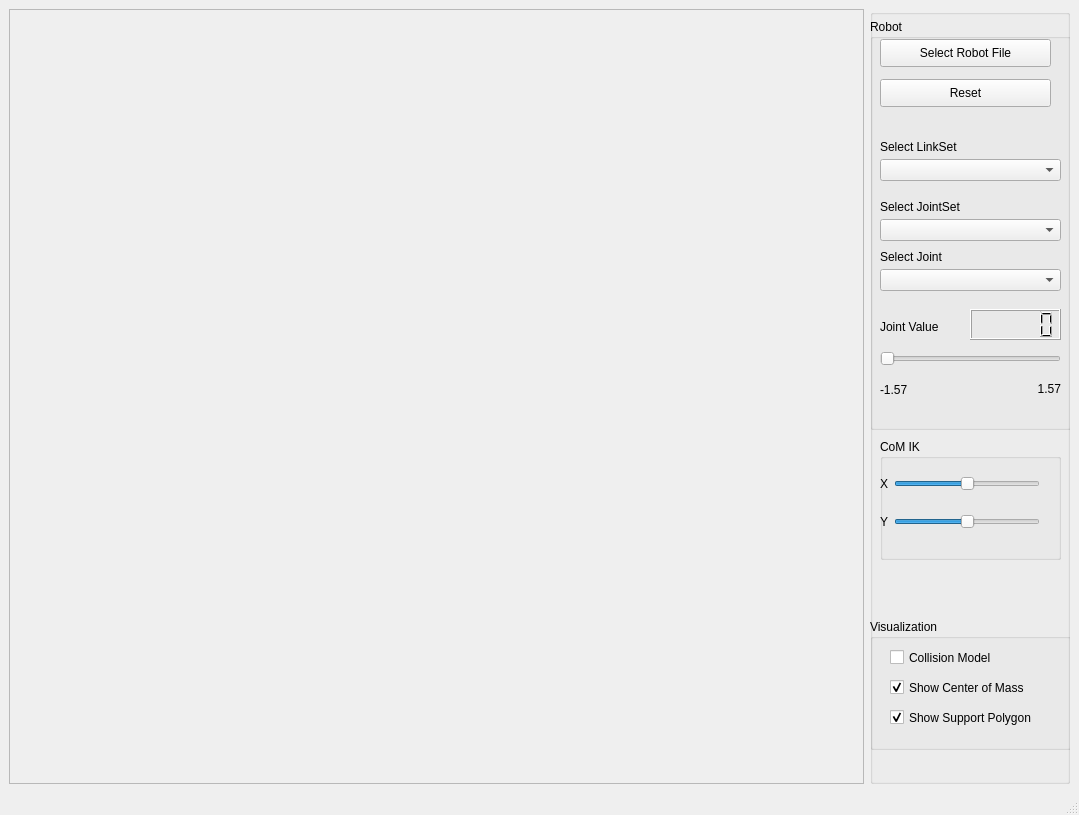
<?xml version="1.0" encoding="UTF-8"?>
<ui version="4.0">
 <class>MainWindowStability</class>
 <widget class="QMainWindow" name="MainWindowStability">
  <property name="geometry">
   <rect>
    <x>0</x>
    <y>0</y>
    <width>1079</width>
    <height>815</height>
   </rect>
  </property>
  <property name="windowTitle">
   <string> VirtualRobot - Stability Demo</string>
  </property>
  <widget class="QWidget" name="centralwidget">
   <layout class="QGridLayout" name="gridLayout">
    <item row="0" column="0">
     <widget class="QFrame" name="frameViewer">
      <property name="frameShape">
       <enum>QFrame::StyledPanel</enum>
      </property>
      <property name="frameShadow">
       <enum>QFrame::Raised</enum>
      </property>
     </widget>
    </item>
    <item row="0" column="1">
     <widget class="QGroupBox" name="groupBox">
      <property name="maximumSize">
       <size>
        <width>200</width>
        <height>16777215</height>
       </size>
      </property>
      <property name="title">
       <string/>
      </property>
      <widget class="QGroupBox" name="groupBox_3">
       <property name="geometry">
        <rect>
         <x>0</x>
         <y>610</y>
         <width>201</width>
         <height>131</height>
        </rect>
       </property>
       <property name="title">
        <string>Visualization</string>
       </property>
       <widget class="QCheckBox" name="checkBoxColModel">
        <property name="geometry">
         <rect>
          <x>20</x>
          <y>30</y>
          <width>131</width>
          <height>17</height>
         </rect>
        </property>
        <property name="text">
         <string>Collision Model</string>
        </property>
       </widget>
       <widget class="QCheckBox" name="checkBoxCoM">
        <property name="geometry">
         <rect>
          <x>20</x>
          <y>60</y>
          <width>171</width>
          <height>17</height>
         </rect>
        </property>
        <property name="text">
         <string>Show Center of Mass</string>
        </property>
        <property name="checked">
         <bool>true</bool>
        </property>
       </widget>
       <widget class="QCheckBox" name="checkBoxSupportPolygon">
        <property name="geometry">
         <rect>
          <x>20</x>
          <y>90</y>
          <width>191</width>
          <height>17</height>
         </rect>
        </property>
        <property name="text">
         <string>Show Support Polygon</string>
        </property>
        <property name="checked">
         <bool>true</bool>
        </property>
       </widget>
      </widget>
      <widget class="QGroupBox" name="groupBox_4">
       <property name="geometry">
        <rect>
         <x>0</x>
         <y>10</y>
         <width>201</width>
         <height>411</height>
        </rect>
       </property>
       <property name="title">
        <string>Robot</string>
       </property>
       <widget class="QComboBox" name="comboBoxJoint">
        <property name="geometry">
         <rect>
          <x>10</x>
          <y>250</y>
          <width>181</width>
          <height>22</height>
         </rect>
        </property>
       </widget>
       <widget class="QLabel" name="label_4">
        <property name="geometry">
         <rect>
          <x>10</x>
          <y>230</y>
          <width>131</width>
          <height>16</height>
         </rect>
        </property>
        <property name="text">
         <string>Select Joint</string>
        </property>
       </widget>
       <widget class="QPushButton" name="pushButtonReset">
        <property name="geometry">
         <rect>
          <x>10</x>
          <y>60</y>
          <width>171</width>
          <height>28</height>
         </rect>
        </property>
        <property name="text">
         <string>Reset</string>
        </property>
       </widget>
       <widget class="QPushButton" name="pushButtonLoad">
        <property name="geometry">
         <rect>
          <x>10</x>
          <y>20</y>
          <width>171</width>
          <height>28</height>
         </rect>
        </property>
        <property name="text">
         <string>Select Robot File</string>
        </property>
       </widget>
       <widget class="QLCDNumber" name="lcdNumberJointValue">
        <property name="geometry">
         <rect>
          <x>100</x>
          <y>290</y>
          <width>91</width>
          <height>31</height>
         </rect>
        </property>
        <property name="smallDecimalPoint">
         <bool>true</bool>
        </property>
        <property name="digitCount">
         <number>5</number>
        </property>
        <property name="value" stdset="0">
         <double>0.000000000000000</double>
        </property>
       </widget>
       <widget class="QLabel" name="label_2">
        <property name="geometry">
         <rect>
          <x>10</x>
          <y>300</y>
          <width>81</width>
          <height>16</height>
         </rect>
        </property>
        <property name="text">
         <string>Joint Value</string>
        </property>
       </widget>
       <widget class="QComboBox" name="comboBoxJointSet">
        <property name="geometry">
         <rect>
          <x>10</x>
          <y>200</y>
          <width>181</width>
          <height>22</height>
         </rect>
        </property>
       </widget>
       <widget class="QLabel" name="label_5">
        <property name="geometry">
         <rect>
          <x>10</x>
          <y>180</y>
          <width>161</width>
          <height>16</height>
         </rect>
        </property>
        <property name="text">
         <string>Select JointSet</string>
        </property>
       </widget>
       <widget class="QSlider" name="horizontalSliderPos">
        <property name="geometry">
         <rect>
          <x>10</x>
          <y>330</y>
          <width>181</width>
          <height>20</height>
         </rect>
        </property>
        <property name="maximum">
         <number>1000</number>
        </property>
        <property name="pageStep">
         <number>50</number>
        </property>
        <property name="orientation">
         <enum>Qt::Horizontal</enum>
        </property>
       </widget>
       <widget class="QLabel" name="labelMinPos">
        <property name="geometry">
         <rect>
          <x>10</x>
          <y>360</y>
          <width>91</width>
          <height>21</height>
         </rect>
        </property>
        <property name="text">
         <string>-1.57</string>
        </property>
       </widget>
       <widget class="QLabel" name="labelMaxPos">
        <property name="geometry">
         <rect>
          <x>110</x>
          <y>360</y>
          <width>81</width>
          <height>20</height>
         </rect>
        </property>
        <property name="layoutDirection">
         <enum>Qt::LeftToRight</enum>
        </property>
        <property name="text">
         <string>1.57</string>
        </property>
        <property name="alignment">
         <set>Qt::AlignRight|Qt::AlignTrailing|Qt::AlignVCenter</set>
        </property>
       </widget>
       <widget class="QLabel" name="label_6">
        <property name="geometry">
         <rect>
          <x>10</x>
          <y>120</y>
          <width>161</width>
          <height>16</height>
         </rect>
        </property>
        <property name="text">
         <string>Select LinkSet</string>
        </property>
       </widget>
       <widget class="QComboBox" name="comboBoxLinkSet">
        <property name="geometry">
         <rect>
          <x>10</x>
          <y>140</y>
          <width>181</width>
          <height>22</height>
         </rect>
        </property>
       </widget>
      </widget>
      <widget class="QGroupBox" name="groupBox_2">
       <property name="geometry">
        <rect>
         <x>10</x>
         <y>430</y>
         <width>181</width>
         <height>121</height>
        </rect>
       </property>
       <property name="title">
        <string>CoM IK</string>
       </property>
       <widget class="QWidget" name="verticalLayoutWidget">
        <property name="geometry">
         <rect>
          <x>0</x>
          <y>20</y>
          <width>160</width>
          <height>88</height>
         </rect>
        </property>
        <layout class="QVBoxLayout" name="verticalLayout">
         <item>
          <layout class="QHBoxLayout" name="horizontalLayout">
           <item>
            <widget class="QLabel" name="label">
             <property name="text">
              <string>X</string>
             </property>
            </widget>
           </item>
           <item>
            <widget class="QSlider" name="sliderX">
             <property name="minimum">
              <number>-400</number>
             </property>
             <property name="maximum">
              <number>400</number>
             </property>
             <property name="singleStep">
              <number>10</number>
             </property>
             <property name="orientation">
              <enum>Qt::Horizontal</enum>
             </property>
             <property name="tickPosition">
              <enum>QSlider::NoTicks</enum>
             </property>
            </widget>
           </item>
          </layout>
         </item>
         <item>
          <layout class="QHBoxLayout" name="horizontalLayout_2">
           <item>
            <widget class="QLabel" name="label_3">
             <property name="text">
              <string>Y</string>
             </property>
            </widget>
           </item>
           <item>
            <widget class="QSlider" name="sliderY">
             <property name="minimum">
              <number>-400</number>
             </property>
             <property name="maximum">
              <number>400</number>
             </property>
             <property name="singleStep">
              <number>10</number>
             </property>
             <property name="tracking">
              <bool>true</bool>
             </property>
             <property name="orientation">
              <enum>Qt::Horizontal</enum>
             </property>
            </widget>
           </item>
          </layout>
         </item>
        </layout>
       </widget>
      </widget>
     </widget>
    </item>
   </layout>
  </widget>
  <widget class="QMenuBar" name="menubar">
   <property name="geometry">
    <rect>
     <x>0</x>
     <y>0</y>
     <width>1079</width>
     <height>25</height>
    </rect>
   </property>
  </widget>
  <widget class="QStatusBar" name="statusbar"/>
 </widget>
 <resources/>
 <connections/>
</ui>
